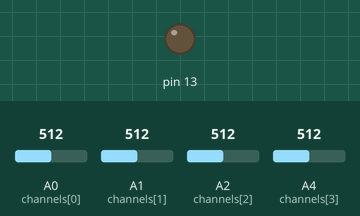
Simulated run of this sketch. Board: Arduino Leonardo, built with avr-gcc and run on an emulated ATmega32U4. Shown: output pins drawn as LEDs (lit = HIGH). Inputs (shaded band) come from the test bench; at power-on: A0 (channels[0]) = 512, A1 (channels[1]) = 512, A2 (channels[2]) = 512, A4 (channels[3]) = 512. USB keyboard and mouse output is not drawn; what the sketch prints to the serial monitor is not drawn.

Above: at 12.0 s.
Timing chart, 0 to 13.5 s (numbered marks = the images above):
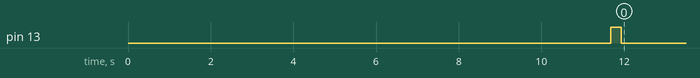

The sketch:

EMG-game-firmware.ino
```cpp
#include <Keyboard.h>

// if this line is not commented out, print messages to serial monitor instead of sending key events
//#define DEBUG_MODE

// the number of samples for calibration and baseline
#define CALIBRATION_BIN_SIZE 2000
#define BASELINE_BIN_SIZE 100

// ms to wait between sample reads.
// sample rate is imprecise, will be slower if a key event is sent, and will
//   be a bit faster during calibration than during normal operation.
#define SAMPLE_PERIOD 1

// the number of bins of training data used to set the channel thresholds
#define NUM_CALIBRATION_BINS 20

// the number of players
#define NUM_PLAYERS 4
#define NUM_CHANNELS 4

//number of history time points to use for moving average
#define HISTORY_ORDER 25

//threshold buffer (how much higher than the max relaxed EMG to set threshold as)
#define THRESH_BUFFER 10

// the names of the analog input channels, length must be at least NUM_CHANNELS
const uint8_t channels[] = {A0, A1, A2, A4};

// left / right / shoot
// length must be at least NUM_CHANNELS
//char keys[] = {'k', 'm', 'a' ,'z'};
char keys[] = {KEY_UP_ARROW, KEY_DOWN_ARROW, KEY_LEFT_ARROW ,KEY_RIGHT_ARROW};

// store thresholds used to define when a press happens
// high and low thresholds create hysteresis
uint8_t high_thresholds[NUM_CHANNELS];
uint8_t low_thresholds[NUM_CHANNELS];

//signal zero value
uint16_t zero_value[NUM_CHANNELS];

// stores one bin of data in loop()
//uint8_t bin[NUM_CHANNELS] = {0};
uint16_t bin[NUM_CHANNELS] = {0};

// stores previous state of the key for each channel
bool is_pressed[NUM_CHANNELS] = {0};

const int n = 10;
//uint8_t history[n] = {0};
uint16_t history[NUM_CHANNELS][HISTORY_ORDER] = {0};
uint16_t average_EMG[NUM_CHANNELS] = {0};

void setup() {
#ifdef DEBUG_MODE
  Serial.begin(115200);
#else
  Keyboard.begin();
#endif
  Serial.begin(115200);

  pinMode(13, OUTPUT);
  setbaseline();
  calibrate();
}

void loop() {
  update_history(average_EMG);

  // uncomment one of these 2 functions
  send_sustained_presses();
  //send_press_and_release(bin);
  /*
    history[n] = map(analogRead(0), 0, 1023, 0, 255);
    Serial.println(history[n]);
  */
}

//void send_sustained_presses(uint8_t* bin){
//void send_sustained_presses(uint16_t* bin) {
//  /* if a channel rises above threshold, press corresponding key.
//     if a channel falls below threshold, release corresponding key. */
//  for (int c = 0; c < NUM_CHANNELS; c++) {
//    if (bin[c] > high_thresholds[c]) {
//      // above threshold
//      if (!is_pressed[c]) {
//        // new press
//        press(keys[c]);
//        is_pressed[c] = 1;
//      }
//    }
//    else if (bin[c] < low_thresholds[c]) {
//      // below threshold
//      if (is_pressed[c]) {
//        // new release
//        release(keys[c]);
//        is_pressed[c] = 0;
//      }
//    }
//  }
//}


void send_sustained_presses() {
  /* if a channel rises above threshold, press corresponding key.
     if a channel falls below threshold, release corresponding key. */
  for (int c = 0; c < NUM_CHANNELS; c++) {
    if (average_EMG[c] > high_thresholds[c]) {
      // above threshold
      if (!is_pressed[c]) {
        // new press
        press(keys[c]);
        is_pressed[c] = 1;
        #ifdef DEBUG_MODE
        Serial.print("Channel Pressed: ");
        Serial.println(c);
        #endif
      }
    }
    else if (average_EMG[c] < high_thresholds[c]) {
      // below threshold
      if (is_pressed[c]) {
        // new release
        release(keys[c]);
        is_pressed[c] = 0;
        #ifdef DEBUG_MODE
        Serial.print("Channel Released: ");
        Serial.println(c);
        #endif
      }
    }
  }
    Serial.print(is_pressed[2]*40);
    Serial.print(" ");
    Serial.print(average_EMG[2]);
    Serial.print(" ");
    Serial.print(is_pressed[3]*40);
    Serial.print(" ");
    Serial.println(average_EMG[3]);
}


void send_press_and_release(uint16_t* bin) {
  /* if a channel is above threshold, press and immediately release
     the corresponding key */
  for (int c = 0; c < NUM_CHANNELS; c++) {
    if (bin[c] > high_thresholds[c]) {
      press_and_release(keys[c]);
    }
  }
}

void press(char character) {
#ifdef DEBUG_MODE
  Serial.print("press ");
  Serial.println(character);
#else
  Keyboard.press(character);
#endif
}

void release(char character) {
#ifdef DEBUG_MODE
  Serial.print("release ");
  Serial.println(character);
#else
  Keyboard.release(character);
#endif
}

void press_and_release(char character) {
  // TODO is the delay here really necessary?
  press(character);
  delay(1);
  release(character);
}


//void get_bin(uint8_t* values){
void get_average(uint16_t* values) {
  /* Fill up the array with one value per channel.
     Each value is the mean of BIN_SIZE samples, and is in range 0-255.  */

  for (int t = 0; t < BASELINE_BIN_SIZE; t++) {
    for (int c = 0; c < NUM_CHANNELS; c++) {
      //values[c] += map(analogRead(channels[c]), 0, 1023, 0, 255);

      //      int current_value = abs(analogRead(channels[c]) - 512);
      //      values[c] += map(current_value, 0, 1023, 0, 255);
      int current_value = analogRead(channels[c]);
      values[c] += current_value;
      //delay(0.1);
    }
    delay(SAMPLE_PERIOD);
  }
  for (int c = 0; c < NUM_CHANNELS; c++) {
    values[c] /= BASELINE_BIN_SIZE;
  }
}

void get_reading(uint16_t values[NUM_CHANNELS][CALIBRATION_BIN_SIZE]) {
  for (int t = 0; t < CALIBRATION_BIN_SIZE; t++) {
    update_history(average_EMG);
    for (int c = 0; c < NUM_CHANNELS; c++) {
      uint16_t current_value = average_EMG[c];
      values[c][t] = current_value;
      //delay(0.1);
    }
    delay(SAMPLE_PERIOD);
  }
}

void update_history(uint16_t* average) {

  int current_value;
  for (int j = 0; j < NUM_CHANNELS; j++) {

    for (int i = 1; i < HISTORY_ORDER; i++) {
      history[j][i - 1] = history[j][i];
    }

    int32_t temp_reading = analogRead(channels[j]) - zero_value[j];
    current_value = abs(temp_reading);
    history[j][HISTORY_ORDER - 1] = current_value;


    for (int i = 0; i < HISTORY_ORDER; i++) {
      average[j] += history[j][i];
    }
    average[j] = average[j] / HISTORY_ORDER;
    delay(SAMPLE_PERIOD);
  }

}

void calibrate() {
  // get calibration data
  uint16_t calibration_data[NUM_CHANNELS][CALIBRATION_BIN_SIZE] = {0};
  get_reading(calibration_data);

#ifdef DEBUG_MODE
  Serial.println("calibration will start");  //xiaoxiao
#endif

  // compute the threshold for each channel
  uint16_t max_EMG[NUM_CHANNELS];
  for (int c = 0; c < NUM_CHANNELS; c++) {
    // find the max EMG during calibration (relaxation)
    max_EMG[c] = 0;

#ifdef DEBUG_MODE
    Serial.print("calibration channel# = ");
    Serial.println(c);
#endif

    for (int n = 0; n < CALIBRATION_BIN_SIZE; n++) {
      if (calibration_data[c][n] > max_EMG[c]) {
        max_EMG[c] = calibration_data[c][n];
      }
    }

    // set channel threshold to BUFFER more than the max relaxation reading
    low_thresholds[c] = max_EMG[c];
    high_thresholds[c] = max_EMG[c] + THRESH_BUFFER;
#ifdef DEBUG_MODE
    Serial.print("max_EMG = ");
    Serial.println(max_EMG[c]);
    Serial.print("low threshold = ");
    Serial.println(low_thresholds[c]);
    Serial.print("high threshold = ");
    Serial.println(high_thresholds[c]);
#endif
  }
#ifdef DEBUG_MODE
  Serial.println("calibration will stop");  //xiaoxiao
#endif

  //Flash LED on board to show that calibration is done
  digitalWrite(13, HIGH);
  delay(250);
  digitalWrite(13, LOW);
}


void setbaseline() {
  uint16_t baseline_data[NUM_CHANNELS] = {0};
  get_average(baseline_data);
  for (int j = 0; j < NUM_CHANNELS; j++) {
    zero_value[j] = baseline_data[j];
  }
}


//
```
